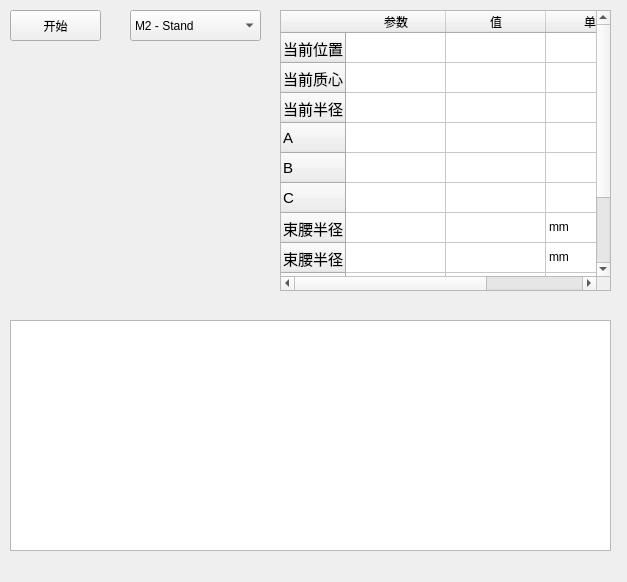
<?xml version="1.0" encoding="UTF-8"?>
<ui version="4.0">
 <class>M2Dock</class>
 <widget class="QDockWidget" name="M2Dock">
  <property name="geometry">
   <rect>
    <x>0</x>
    <y>0</y>
    <width>627</width>
    <height>582</height>
   </rect>
  </property>
  <property name="floating">
   <bool>true</bool>
  </property>
  <property name="allowedAreas">
   <set>Qt::NoDockWidgetArea</set>
  </property>
  <property name="windowTitle">
   <string>M2</string>
  </property>
  <widget class="QWidget" name="dockWidgetContents">
   <widget class="QPushButton" name="startButton">
    <property name="geometry">
     <rect>
      <x>10</x>
      <y>10</y>
      <width>91</width>
      <height>31</height>
     </rect>
    </property>
    <property name="text">
     <string>开始</string>
    </property>
   </widget>
   <widget class="QComboBox" name="strategyCombo">
    <property name="geometry">
     <rect>
      <x>130</x>
      <y>10</y>
      <width>131</width>
      <height>31</height>
     </rect>
    </property>
    <item>
     <property name="text">
      <string>M2 - Stand</string>
     </property>
    </item>
    <item>
     <property name="text">
      <string>M2 - Pro</string>
     </property>
    </item>
    <item>
     <property name="text">
      <string>M2 - Pro Max Ultra Super Platinum</string>
     </property>
    </item>
   </widget>
   <widget class="QLabel" name="imageLabel">
    <property name="geometry">
     <rect>
      <x>0</x>
      <y>60</y>
      <width>261</width>
      <height>231</height>
     </rect>
    </property>
    <property name="styleSheet">
     <string notr="true">image: url(:/samples/statics/光斑.png);</string>
    </property>
    <property name="text">
     <string/>
    </property>
   </widget>
   <widget class="QTableWidget" name="paramsTable">
    <property name="geometry">
     <rect>
      <x>280</x>
      <y>10</y>
      <width>331</width>
      <height>281</height>
     </rect>
    </property>
    <property name="sizePolicy">
     <sizepolicy hsizetype="Expanding" vsizetype="MinimumExpanding">
      <horstretch>0</horstretch>
      <verstretch>0</verstretch>
     </sizepolicy>
    </property>
    <row>
     <property name="text">
      <string>当前位置</string>
     </property>
     <property name="font">
      <font>
       <pointsize>11</pointsize>
      </font>
     </property>
    </row>
    <row>
     <property name="text">
      <string>当前质心</string>
     </property>
     <property name="font">
      <font>
       <pointsize>11</pointsize>
      </font>
     </property>
    </row>
    <row>
     <property name="text">
      <string>当前半径</string>
     </property>
     <property name="font">
      <font>
       <pointsize>11</pointsize>
      </font>
     </property>
    </row>
    <row>
     <property name="text">
      <string>A</string>
     </property>
     <property name="font">
      <font>
       <pointsize>11</pointsize>
      </font>
     </property>
    </row>
    <row>
     <property name="text">
      <string>B</string>
     </property>
     <property name="font">
      <font>
       <pointsize>11</pointsize>
      </font>
     </property>
    </row>
    <row>
     <property name="text">
      <string>C</string>
     </property>
     <property name="font">
      <font>
       <pointsize>11</pointsize>
      </font>
     </property>
    </row>
    <row>
     <property name="text">
      <string>束腰半径</string>
     </property>
     <property name="font">
      <font>
       <pointsize>11</pointsize>
      </font>
     </property>
    </row>
    <row>
     <property name="text">
      <string>束腰半径</string>
     </property>
     <property name="font">
      <font>
       <pointsize>11</pointsize>
      </font>
     </property>
    </row>
    <row>
     <property name="text">
      <string>M2</string>
     </property>
     <property name="font">
      <font>
       <pointsize>11</pointsize>
      </font>
     </property>
    </row>
    <row>
     <property name="text">
      <string>Div2</string>
     </property>
     <property name="font">
      <font>
       <pointsize>11</pointsize>
      </font>
     </property>
    </row>
    <row>
     <property name="text">
      <string>瑞利长度</string>
     </property>
     <property name="font">
      <font>
       <pointsize>11</pointsize>
      </font>
     </property>
    </row>
    <column>
     <property name="text">
      <string>参数</string>
     </property>
    </column>
    <column>
     <property name="text">
      <string>值</string>
     </property>
    </column>
    <column>
     <property name="text">
      <string>单位</string>
     </property>
    </column>
    <item row="6" column="2">
     <property name="text">
      <string>mm</string>
     </property>
    </item>
    <item row="7" column="2">
     <property name="text">
      <string>mm</string>
     </property>
    </item>
    <item row="10" column="2">
     <property name="text">
      <string>mm</string>
     </property>
    </item>
   </widget>
   <widget class="QGraphicsView" name="graphicsView">
    <property name="geometry">
     <rect>
      <x>10</x>
      <y>320</y>
      <width>601</width>
      <height>231</height>
     </rect>
    </property>
   </widget>
  </widget>
 </widget>
 <resources/>
 <connections/>
</ui>
